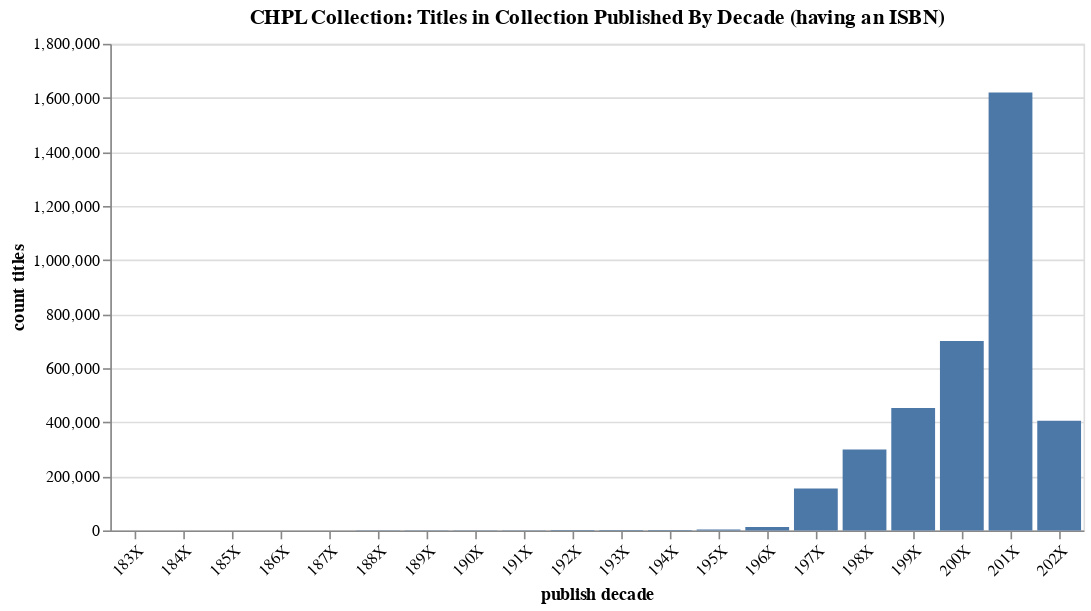

Notebook source saved alongside this figure:
### Code cell
# get a distribution of titles in the CHPL collection by decade
sql = """\
select
  cast(
    (cast(bib.publish_year as INTEGER) / 10) AS TEXT
  ) || 'X' as "publish decade",
  -- (cast(bib.publish_year as INTEGER) / 10) * 10 as "publish decade" ,
  count(bib.bib_record_num) as "count titles"
from
  bib
  join item on item.bib_record_num = bib.bib_record_num
where
  bib.publish_year is not null
  and bib.publish_year != ''
  and bib.publish_year >= 1830
  and bib.publish_year <= cast(strftime('%Y', 'now') as INTEGER)
  and bib.isbn is not null
group by
  1
having
  count(
    case
      when item.item_status_code IN ('-', 'd', 't') then 1
      else 0
    end
  ) > 1
order by
  1
"""

try:
    r = requests.get(
        chpl_collection_url + '.json',
        params={
            'sql': sql,
            '_shape': 'array'
        }
    )
    
    df = pd.read_json(r.text)
    
except:
    pass

chart = alt.Chart(df).mark_bar().encode(
    x=alt.X('publish decade', axis=alt.Axis(labelAngle=-45)), # sort='-y' ),
    y=alt.Y('count titles', ),
    tooltip=['publish decade', 'count titles'],
    # color='op_name',
).properties(
    width=600,
    title='CHPL Collection: Titles in Collection Published By Decade (having an ISBN)',

).configure_title(
    # fontSize=20,
    # anchor='start',
)

chart.display()

### Figure 1 — Vega-Lite specification as saved in the notebook (floating-point values rounded to 4 significant figures)
{"config": {"view": {"continuousWidth": 400, "continuousHeight": 300}, "title": {}}, "data": {"name": "data-ed898403fb81fb36e14548c215058143"}, "mark": "bar", "encoding": {"tooltip": [{"field": "publish decade", "type": "nominal"}, {"field": "count titles", "type": "quantitative"}], "x": {"axis": {"labelAngle": -45}, "field": "publish decade", "type": "nominal"}, "y": {"field": "count titles", "type": "quantitative"}}, "title": "CHPL Collection: Titles in Collection Published By Decade (having an ISBN)", "width": 600, "$schema": "https://vega.github.io/schema/vega-lite/v4.17.0.json", "datasets": {"data-ed898403fb81fb36e14548c215058143": [{"publish decade": "183X", "count titles": 11}, {"publish decade": "184X", "count titles": 11}, {"publish decade": "185X", "count titles": 10}, {"publish decade": "186X", "count titles": 57}, {"publish decade": "187X", "count titles": 60}, {"publish decade": "188X", "count titles": 90}, {"publish decade": "189X", "count titles": 132}, {"publish decade": "190X", "count titles": 698}, {"publish decade": "191X", "count titles": 292}, {"publish decade": "192X", "count titles": 1008}, {"publish decade": "193X", "count titles": 1066}, {"publish decade": "194X", "count titles": 1438}, {"publish decade": "195X", "count titles": 3325}, {"publish decade": "196X", "count titles": 12469}, {"publish decade": "197X", "count titles": 155080}, {"publish decade": "198X", "count titles": 299648}, {"publish decade": "199X", "count titles": 452686}, {"publish decade": "200X", "count titles": 700145}, {"publish decade": "201X", "count titles": 1619576}, {"publish decade": "202X", "count titles": 405828}]}}
